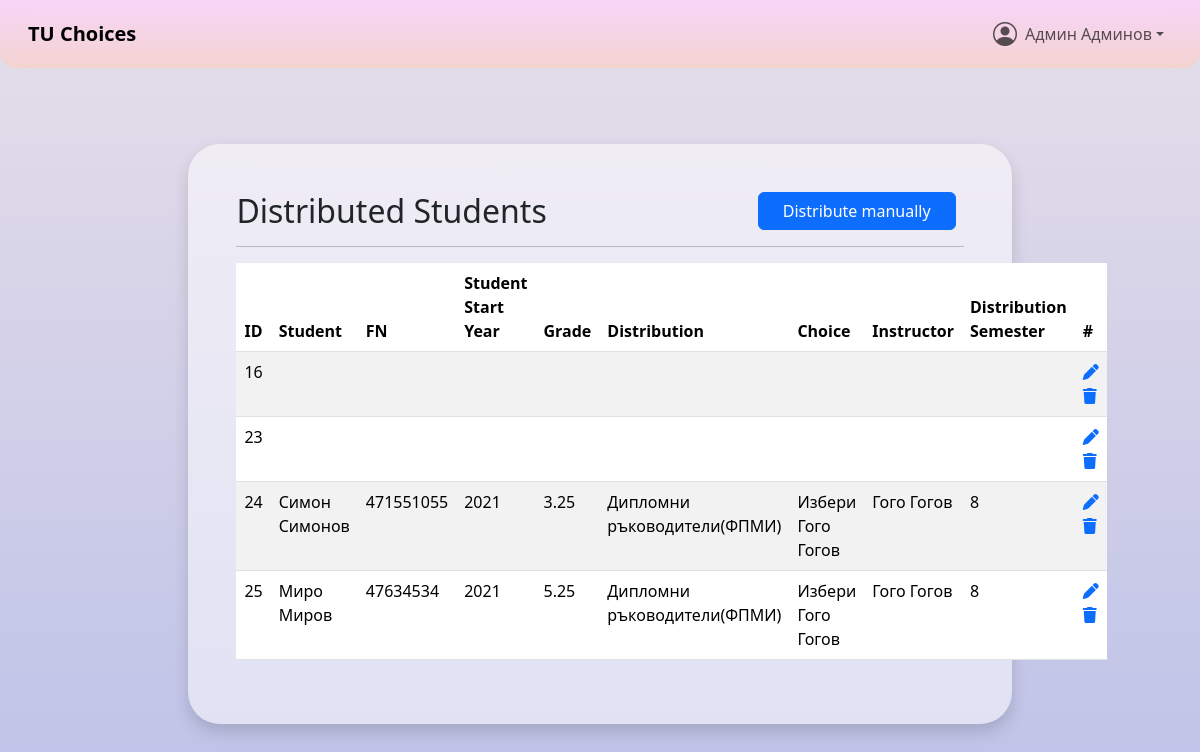
Screenshot of /distributions/ditributedStudentsList.php (signed in) with the database file from the repository.
### tables this page shows
CREATE TABLE `users` (
  `id` int(11) NOT NULL,
  `username` varchar(100) NOT NULL,
  `names` varchar(100) NOT NULL,
  `email` varchar(100) NOT NULL,
  `pass` varchar(100) NOT NULL DEFAULT '',
  `role` int(11) NOT NULL DEFAULT 0 COMMENT '1=student,2=teacher,3=admin',
  `fn` varchar(100) NOT NULL DEFAULT '',
  `major` varchar(10) NOT NULL DEFAULT '0',
  `faculty` varchar(10) NOT NULL DEFAULT '0',
  `start_year` int(11) DEFAULT NULL,
  `active` tinyint(1) NOT NULL DEFAULT 0,
  `deleted` tinyint(1) NOT NULL DEFAULT 0,
  `created_at` datetime NOT NULL DEFAULT current_timestamp(),
  `updated_at` datetime NOT NULL DEFAULT current_timestamp() ON UPDATE current_timestamp()
);

CREATE TABLE `distributed_students` (
  `id` int(11) NOT NULL,
  `student_id` int(11) NOT NULL DEFAULT 0,
  `dist_id` int(11) NOT NULL DEFAULT 0,
  `dist_choice_id` int(11) NOT NULL DEFAULT 0,
  `deleted` tinyint(1) NOT NULL DEFAULT 0,
  `created_at` datetime NOT NULL DEFAULT current_timestamp(),
  `updated_at` datetime NOT NULL DEFAULT current_timestamp() ON UPDATE current_timestamp()
);

CREATE TABLE `student_grades` (
  `id` int(11) NOT NULL,
  `student_fn` varchar(100) NOT NULL DEFAULT '0',
  `grade` float NOT NULL DEFAULT 0,
  `semester` int(11) NOT NULL DEFAULT 0,
  `deleted` tinyint(1) NOT NULL DEFAULT 0,
  `created_at` datetime NOT NULL DEFAULT current_timestamp(),
  `updated_at` datetime NOT NULL DEFAULT current_timestamp() ON UPDATE current_timestamp()
);

CREATE TABLE `distributions` (
  `id` int(11) NOT NULL,
  `name` varchar(100) NOT NULL,
  `ident` varchar(50) NOT NULL,
  `semester_applicable` int(11) NOT NULL,
  `major` varchar(10) NOT NULL DEFAULT '0',
  `faculty` varchar(10) NOT NULL DEFAULT '0',
  `type` tinyint(1) NOT NULL COMMENT '1=Избираема дисциплина, 2=Дипломен ръководител',
  `active` smallint(6) NOT NULL DEFAULT 0,
  `deleted` tinyint(1) NOT NULL DEFAULT 0,
  `created_at` datetime NOT NULL DEFAULT current_timestamp(),
  `updated_at` datetime NOT NULL DEFAULT current_timestamp() ON UPDATE current_timestamp()
);

CREATE TABLE `distribution_choices` (
  `id` int(11) NOT NULL,
  `name` varchar(100) NOT NULL,
  `distribution` int(11) NOT NULL,
  `instructor` int(11) NOT NULL,
  `description` text NOT NULL,
  `min` int(11) NOT NULL DEFAULT 0,
  `max` int(11) NOT NULL DEFAULT 10000,
  `min_max_editble` smallint(6) NOT NULL DEFAULT 0,
  `type` tinyint(1) NOT NULL COMMENT '1=Избираема дисциплина, 2=Дипломен ръководител',
  `deleted` tinyint(1) NOT NULL DEFAULT 0,
  `created_at` datetime NOT NULL DEFAULT current_timestamp(),
  `updated_at` datetime NOT NULL DEFAULT current_timestamp() ON UPDATE current_timestamp()
);

### backend/users/user.php (called while the page is built, shortened)
<?php
class User
{
    private $names;
    private $fn;
    private $startYear;
    public function __construct($id, mysqli $mysqli)
    {
        $this->id = $id;
        $stmt = $mysqli->prepare(
            "SELECT username, names, email, role, fn, major, faculty, start_year
             FROM users
             WHERE id = ?
             LIMIT 1"
        );
        $stmt->bind_param('i', $this->id);
        $stmt->execute();
        $stmt->bind_result(
            $username,
            $names,
            $email,
            $role,
            $fn,
            $majorShort,
            $facultyShort,
            $startYear
        );
        if (!$stmt->fetch()) {
            throw new Exception('User not found for ID ' . $this->id);
        }
        $this->names = $names;
        $this->fn = $fn;
        $this->startYear = $startYear;
    }
    public function getNames()
    {
        return $this->names;
    }
    public function getFn()
    {
        return $this->fn;
    }
    public function getStartYear()
    {
        return $this->startYear;
    }
}

### backend/utils/dbUtils.php (called while the page is built, shortened)
<?php
function getFromDBCondition($table_name, $condition, $mysqli, $searchableByID = false)
{
    $stmt = $mysqli->prepare("SELECT * FROM " . $table_name . " " . $condition);
    $stmt->execute();
    $result = $stmt->get_result();
    $arr = [];
    if ($searchableByID) {
        while ($row = $result->fetch_assoc()) {
            $arr[$row['id']] = $row;
        }
    } else {
        $arr = $result->fetch_all(MYSQLI_ASSOC);
    }
    return $arr;
}

### backend/distributions/distribution.php (called while the page is built, shortened)
<?php
require_once __DIR__ . "/../utils/dbUtils.php";
require_once __DIR__ . "/../users/User.php";
require_once __DIR__ . "/DistributionChoise.php";
class Distribution
{
    private $name;
    private $semesterApplicable;
    public function __construct(int $id, mysqli $mysqli)
    {
        $this->id = $id;
        $stmt = $mysqli->prepare(
            "SELECT name, ident, semester_applicable, major, faculty, type, active
             FROM distributions
             WHERE id = ?"
        );
        $stmt->bind_param('i', $this->id);
        $stmt->execute();
        $stmt->bind_result(
            $name,
            $ident,
            $semesterApplicable,
            $majorShort,
            $facultyShort,
            $type,
            $active
        );
        $this->name = $name;
        $this->semesterApplicable = $semesterApplicable;
    }
    public function getName()
    {
        return $this->name;
    }
    public function getSemesterApplicable()
    {
        return $this->semesterApplicable;
    }
}

### backend/distributions/DistributionChoise.php (called while the page is built, shortened)
<?php
class DistributionChoice
{
    private $name;
    private $instructorId;
    public function __construct(int $id, mysqli $mysqli)
    {
        $this->id = $id;
        $stmt = $mysqli->prepare(
            "SELECT name, distribution, instructor, description, min, max, min_max_editble
             FROM distribution_choices
             WHERE id = ?"
        );
        $stmt->bind_param('i', $this->id);
        $stmt->execute();
        $stmt->bind_result(
            $name,
            $distributionId,
            $instructorId,
            $description,
            $min,
            $max,
            $minMaxEditable
        );
        $this->name = $name;
        $this->instructorId = $instructorId;
    }
    public function getName()
    {
        return $this->name;
    }
    public function getInstructorId()
    {
        return $this->instructorId;
    }
}

### distributions/ditributedStudentsList.php (the view, shortened to what this page needs)
<?php
require_once "../header.php";
$title = "Distributed Students";
$condition = "WHERE deleted = 0";
$distributed_students = getFromDBCondition("distributed_students", $condition, $mysqli);
$studentsBuffer = [];
$distributionsBuffer = [];
$choicesBuffer = [];
$teachersBuffer = [];
?>
<main>
    <div class="container-fluid d-flex flex-column align-items-center pb-5 pt-5" style="min-height: 90vh;">
        <div class="bg-white bg-opacity-50 p-5 rounded-5 shadow" style="width: 70%;">
            <div class="d-flex justify-content-between align-items-center mb-3">
                <h2 class="mb-0"><?= $title; ?></h2>
                <div>
                    <a href="ditributedStudentsAdd.php" class="btn btn-primary px-4 me-2">Distribute manually</a>
                </div>
            </div>
            <hr>
            <table id="table" class="table table-striped">
                <thead>
                    <tr>
                        <th>ID</th>
                        <th>Student</th>
                        <th>FN</th>
                        <th>Student Start Year</th>
                        <th>Grade</th>
                        <th>Distribution</th>
                        <th>Choice</th>
                        <th>Instructor</th>
                        <th>Distribution Semester</th>
                        <th>#</th>
                    </tr>
                </thead>
                <tbody>
                    <?php foreach ($distributed_students as $curr) {
                        $teacher_id = 0;
                        $grade = "";
                        try {
                            if (!isset($studentsBuffer[$curr["student_id"]])) {
                                $studentsBuffer[$curr["student_id"]] = new User($curr["student_id"], $mysqli);
                            }
                            $student = $studentsBuffer[$curr["student_id"]];
                            if (!isset($distributionsBuffer[$curr["dist_id"]])) {
                                $distributionsBuffer[$curr["dist_id"]] = new Distribution($curr["dist_id"], $mysqli);
                            }
                            $distribution = $distributionsBuffer[$curr["dist_id"]];
                            if ($student && $distribution) {
                                $fn = $student->getFn();
                                $semester_grade = $distribution->getSemesterApplicable() - 1;
                                $grade = getFromDBCondition("student_grades", "WHERE student_fn = $fn AND semester = $semester_grade AND deleted = 0", $mysqli);
                                if ($grade) {
                                    $grade = $grade[0]["grade"];
                                }
                            }
                            if (!isset($choicesBuffer[$curr["dist_choice_id"]])) {
                                $choicesBuffer[$curr["dist_choice_id"]] = new DistributionChoice($curr["dist_choice_id"], $mysqli);
                            }
                            $choice = $choicesBuffer[$curr["dist_choice_id"]];
                            $teacher_id = $choice->getInstructorId();
                            if (!isset($teachersBuffer[$teacher_id])) {
                                $teachersBuffer[$teacher_id] = new User($teacher_id, $mysqli);
                            }
                        } catch (\Exception $e) {
                        }
                        $out_id = $curr["id"] ?? "";
                        $out_student_name = isset($studentsBuffer[$curr["student_id"]]) ? $studentsBuffer[$curr["student_id"]]->getNames() : "";
                        $out_fn = isset($studentsBuffer[$curr["student_id"]]) ? $studentsBuffer[$curr["student_id"]]->getFn() : "";
                        $out_start_year = isset($studentsBuffer[$curr["student_id"]]) ? $studentsBuffer[$curr["student_id"]]->getStartYear() : "";
                        $out_dist_name = isset($distributionsBuffer[$curr["dist_id"]]) ? $distributionsBuffer[$curr["dist_id"]]->getName() : "";
                        $out_choice_name = isset($choicesBuffer[$curr["dist_choice_id"]]) ? $choicesBuffer[$curr["dist_choice_id"]]->getName() : "";
                        $out_teacher_name = isset($teachersBuffer[$teacher_id]) ? $teachersBuffer[$teacher_id]->getNames() : "";
                        $out_semester = isset($distributionsBuffer[$curr["dist_id"]]) ? $distributionsBuffer[$curr["dist_id"]]->getSemesterApplicable() : "";
                        ?>
                        <tr>
                            <td><?= $out_id; ?></td>
                            <td><?= $out_student_name; ?></td>
                            <td><?= $out_fn; ?></td>
                            <td><?= $out_start_year; ?></td>
                            <td><?= $grade ?></td>
                            <td><?= $out_dist_name; ?></td>
                            <td><?= $out_choice_name; ?></td>
                            <td><?= $out_teacher_name; ?></td>
                            <td><?= $out_semester; ?></td>
                            <td>
                                <a href="ditributedStudentEdit.php?id=<?= $curr["id"]; ?>"><i
                                        class="fa-solid fa-pen"></i></a>
                                <a href="ditributedStudentsList.php?action=delete&id=<?= $curr["id"]; ?>">
                                    <i class="fa-solid fa-trash"></i>
                                </a>
                            </td>
                        </tr>
                    <?php } ?>
                </tbody>
            </table>
        </div>
    </div>
</main>
<?php
require_once "../footer.php";
?>

### header.php (shortened to what this page needs)
<?php
require_once "backend/config/dbConfig.php";
require_once "backend/utils/dbUtils.php";
require_once "backend/distributions/Distribution.php";
require_once "backend/distributions/DistributionChoise.php";
require_once "backend/users/User.php";
$projectRoot = str_replace(
    realpath($_SERVER['DOCUMENT_ROOT']),
    '',
    realpath(__DIR__ . '/')
);
$user = new User($_SESSION["userID"], $mysqli);
?>
<!DOCTYPE html>
<html lang="en">
<head>
    <link href="https://cdn.jsdelivr.net/npm/bootstrap@5.3.5/dist/css/bootstrap.min.css" rel="stylesheet"
>
    <link rel="stylesheet" href="https://cdn.jsdelivr.net/npm/bootstrap-icons@1.10.5/font/bootstrap-icons.css">
    <link rel="stylesheet" href="https://cdn.datatables.net/2.3.0/css/dataTables.bootstrap5.css">
         <link rel="stylesheet" href="<?= $projectRoot ?>/css/main.css">
    <link rel="stylesheet" href="<?= $projectRoot ?>/css/navbar.css">
</head>
<body>
    <header>
        <nav class="navbar navbar-expand-lg navbar-custom fixed-top px-3">
            <div class="container-fluid">
                <a class="navbar-brand fw-bold" href="<?= $projectRoot ?>/index.php">TU Choices</a>
                <div class="collapse navbar-collapse" id="mainNav">
                    <ul class="navbar-nav ms-auto mb-2 mb-lg-0 align-items-lg-center">
                        <li class="nav-item dropdown">
                            <a class="nav-link dropdown-toggle d-flex align-items-center" href="#" id="profileDropdown"
                                role="button" data-bs-toggle="dropdown" aria-expanded="false">
                                <i class="bi bi-person-circle fs-4"></i>
                                <div class="ms-2"><?= $user->getNames(); ?></div>
                            </a>
                        </li>
                    </ul>
                </div>
            </div>
        </nav>
    </header>

### footer.php (shortened to what this page needs)
</body>
</html>

### css/navbar.css (style rules this page uses)
.navbar-custom { background-image: linear-gradient(to top, rgb(250, 208, 196, 70%) 0%, rgb(255, 209, 255, 70%) 100%); backdrop-filter: blur(10px); border-radius: 0 0 1rem 1rem; margin-bottom: 2rem; }

### header.php (style rules this page uses)
html, body { overflow-x: hidden; height: 100%; margin: 0; }
body { background-color: #E4E4E1; background-image: linear-gradient(to top, #bdc2e8 0%, #bdc2e8 1%, #e6dee9 100%); background-blend-mode: normal, multiply; background-repeat: no-repeat; background-size: cover; background-attachment: fixed; }
main { margin-top: 6rem; }

### rows the page displays
users: names "Админ Админов"
distributed_students: id "16"
distributed_students: id "23"
distributed_students: id "24", student.names "Симон Симонов", student.fn "471551055", student.start_year "2021", student_grades.grade "3.25", dist.name "Дипломни ръководители(ФПМИ)", dist_choice.name "Избери Гого Гогов", distribution_choices.instructor "Гого Гогов", dist.semester_applicable "8"
distributed_students: id "25", student.names "Миро Миров", student.fn "47634534", student.start_year "2021", student_grades.grade "5.25", dist.name "Дипломни ръководители(ФПМИ)", dist_choice.name "Избери Гого Гогов", dist.semester_applicable "8"
distribution_choices: instructor.names "Гого Гогов"

### other values shown
$title "Distributed Students"
